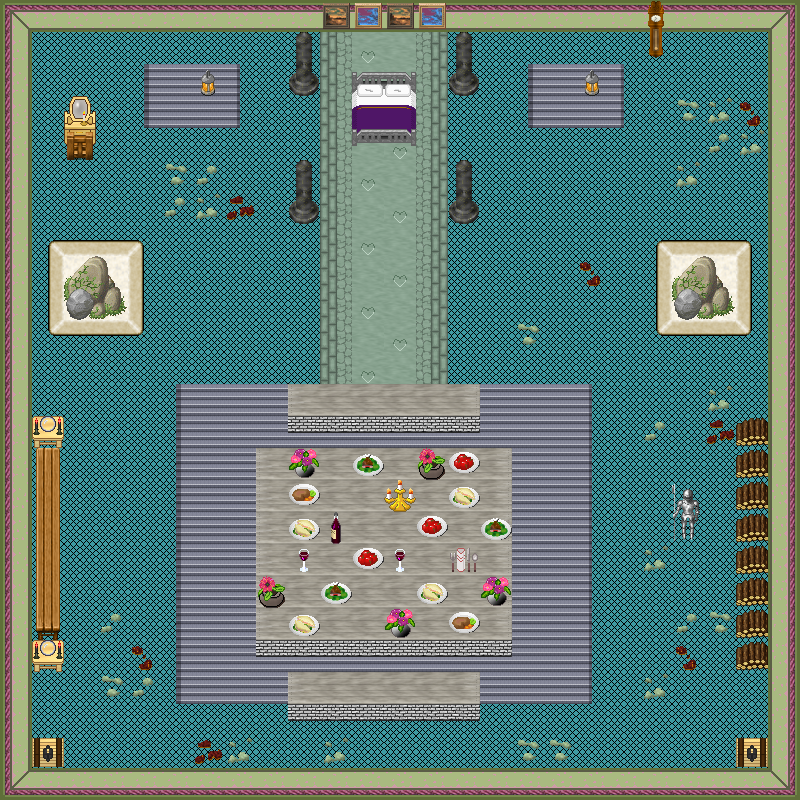

A level layout from a 2D game, rendered from its tile map. Below: a short description, then the map file with tile-grid data replaced by summaries:
An orthogonal 25x25 tile map with 32x32 px tiles, 4 tile layers (0_floor, 1_terrain, 2_object, 3_roof), 3 hidden layers not drawn, 28 tilesets.

<map version="1.0" tiledversion="1.1.3" orientation="orthogonal" renderorder="right-down" width="25" height="25" tilewidth="32" tileheight="32" infinite="0" nextobjectid="1">
 <tileset firstgid="1" name="../../tileset/ground/ground.png" tilewidth="32" tileheight="32" tilecount="33" columns="3">
  <image source="../../tileset/ground/ground.png" trans="ffffff" width="96" height="352" />
 </tileset>
 <tileset firstgid="34" name="../../tileset/furniture/carpet/carpets.png" tilewidth="32" tileheight="32" tilecount="8" columns="4">
  <image source="../../tileset/furniture/carpet/carpets.png" width="128" height="64" />
 </tileset>
 <tileset firstgid="42" name="../../tileset/building/wall/int_green_purple.png" tilewidth="32" tileheight="32" tilecount="28" columns="4">
  <image source="../../tileset/building/wall/int_green_purple.png" width="128" height="224" />
 </tileset>
 <tileset firstgid="70" name="../../tileset/furniture/table/orb_table.png" tilewidth="32" tileheight="32" tilecount="2" columns="2">
  <image source="../../tileset/furniture/table/orb_table.png" width="64" height="32" />
 </tileset>
 <tileset firstgid="72" name="../../tileset/furniture/other/drawer_with_mirror.png" tilewidth="32" tileheight="32" tilecount="2" columns="1">
  <image source="../../tileset/furniture/other/drawer_with_mirror.png" width="32" height="64" />
 </tileset>
 <tileset firstgid="74" name="../../tileset/furniture/table/long_front_on.png" tilewidth="32" tileheight="32" tilecount="3" columns="1">
  <image source="../../tileset/furniture/table/long_front_on.png" width="32" height="96" />
 </tileset>
 <tileset firstgid="77" name="../../tileset/furniture/chair/wooden_pale.png" tilewidth="32" tileheight="32" tilecount="4" columns="2">
  <image source="../../tileset/furniture/chair/wooden_pale.png" width="64" height="64" />
 </tileset>
 <tileset firstgid="81" name="../../tileset/building/decoration/rocks.png" tilewidth="32" tileheight="32" tilecount="6" columns="3">
  <image source="../../tileset/building/decoration/rocks.png" trans="ff00ff" width="96" height="64" />
 </tileset>
 <tileset firstgid="87" name="../../tileset/plant/mosses.png" tilewidth="32" tileheight="32" tilecount="16" columns="4">
  <image source="../../tileset/plant/mosses.png" trans="ff00ff" width="128" height="128" />
 </tileset>
 <tileset firstgid="103" name="../../tileset/building/castle.png" tilewidth="32" tileheight="32" tilecount="320" columns="20">
  <image source="../../tileset/building/castle.png" width="640" height="512" />
 </tileset>
 <tileset firstgid="423" name="../../tileset/item/chest/wooden_pale.png" tilewidth="32" tileheight="32" tilecount="1" columns="1">
  <image source="../../tileset/item/chest/wooden_pale.png" trans="ff00ff" width="32" height="32" />
 </tileset>
 <tileset firstgid="424" name="../../tileset/item/statue/metal_and_stone.png" tilewidth="32" tileheight="32" tilecount="6" columns="3">
  <image source="../../tileset/item/statue/metal_and_stone.png" width="96" height="64" />
 </tileset>
 <tileset firstgid="430" name="../../tileset/furniture/light/small_lamp.png" tilewidth="32" tileheight="32" tilecount="4" columns="4">
  <image source="../../tileset/furniture/light/small_lamp.png" width="128" height="32" />
 </tileset>
 <tileset firstgid="434" name="../../tileset/furniture/table/table_with_hob_pale.png" tilewidth="32" tileheight="32" tilecount="3" columns="3">
  <image source="../../tileset/furniture/table/table_with_hob_pale.png" trans="ff00ff" width="96" height="32" />
 </tileset>
 <tileset firstgid="437" name="../../tileset/furniture/table/grey_pale.png" tilewidth="32" tileheight="32" tilecount="8" columns="2">
  <image source="../../tileset/furniture/table/grey_pale.png" trans="ff00ff" width="64" height="128" />
 </tileset>
 <tileset firstgid="445" name="../../tileset/plant/indoor/flower_vase.png" tilewidth="32" tileheight="32" tilecount="3" columns="3">
  <image source="../../tileset/plant/indoor/flower_vase.png" width="96" height="32" />
 </tileset>
 <tileset firstgid="448" name="../../tileset/item/food/meals_1.png" tilewidth="32" tileheight="32" tilecount="2" columns="2">
  <image source="../../tileset/item/food/meals_1.png" width="64" height="32" />
 </tileset>
 <tileset firstgid="450" name="../../tileset/item/food/meals_2.png" tilewidth="32" tileheight="32" tilecount="2" columns="1">
  <image source="../../tileset/item/food/meals_2.png" width="32" height="64" />
 </tileset>
 <tileset firstgid="452" name="../../tileset/item/drink/red_wine.png" tilewidth="32" tileheight="32" tilecount="4" columns="2">
  <image source="../../tileset/item/drink/red_wine.png" width="64" height="64" />
 </tileset>
 <tileset firstgid="456" name="../../tileset/furniture/picture/small.png" tilewidth="32" tileheight="32" tilecount="3" columns="3">
  <image source="../../tileset/furniture/picture/small.png" width="96" height="32" />
 </tileset>
 <tileset firstgid="459" name="../../tileset/furniture/light/candelabra.png" tilewidth="32" tileheight="32" tilecount="1" columns="1">
  <image source="../../tileset/furniture/light/candelabra.png" width="32" height="32" />
 </tileset>
 <tileset firstgid="460" name="../../tileset/furniture/crockery/knife_spoon.png" tilewidth="32" tileheight="32" tilecount="1" columns="1">
  <image source="../../tileset/furniture/crockery/knife_spoon.png" width="32" height="32" />
 </tileset>
 <tileset firstgid="461" name="../../tileset/furniture/clock/wooden_clock.png" tilewidth="32" tileheight="32" tilecount="6" columns="1">
  <image source="../../tileset/furniture/clock/wooden_clock.png" width="32" height="192" />
 </tileset>
 <tileset firstgid="467" name="logic/collision" tilewidth="32" tileheight="32" tilecount="1" columns="1">
  <image source="../../tileset/logic/collision.png" width="32" height="32" />
 </tileset>
 <tileset firstgid="468" name="logic/item/resources" tilewidth="32" tileheight="32" tilecount="6" columns="6">
  <image source="../../tileset/logic/item/resources.png" width="192" height="32" />
 </tileset>
 <tileset firstgid="474" name="double_purple_gold" tilewidth="32" tileheight="32" tilecount="18" columns="6">
  <image source="../../tileset/furniture/bed/double_purple_gold.png" width="192" height="96" />
 </tileset>
 <tileset firstgid="492" name="brick_base" tilewidth="32" tileheight="32" tilecount="3" columns="3">
  <image source="../../tileset/furniture/table/brick_base.png" width="96" height="32" />
 </tileset>
 <tileset firstgid="495" name="item/firewood" tilewidth="32" tileheight="32" tilecount="12" columns="3">
  <image source="../../tileset/item/firewood.png" width="96" height="128" />
 </tileset>
 <layer name="0_floor" width="25" height="25">
  <data>[625 cells, 625 non-empty, 11 distinct tile ids]</data>
 </layer>
 <layer name="1_terrain" width="25" height="25">
  <data>[625 cells, 351 non-empty, 50 distinct tile ids]</data>
 </layer>
 <layer name="2_object" width="25" height="25">
  <data>[625 cells, 71 non-empty, 20 distinct tile ids]</data>
 </layer>
 <layer name="3_roof" width="25" height="25">
  <data>[625 cells, 8 non-empty, 5 distinct tile ids]</data>
 </layer>
 <layer name="objects" width="25" height="25" visible="0" opacity="0.9">
  <data>[625 cells, 8 non-empty, 1 distinct tile ids]</data>
 </layer>
 <layer name="collision" width="25" height="25" visible="0" opacity="0.25">
  <data>[625 cells, 195 non-empty, 1 distinct tile ids]</data>
 </layer>
 <layer name="protection" width="25" height="25" visible="0">
  <data>[625 cells, 0 non-empty, 0 distinct tile ids]</data>
 </layer>
</map>
